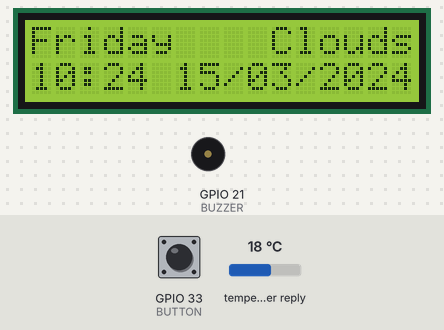
The program below on a simulated ESP32. Parts: 16×2 character LCD, buzzer (waves = sounding, pin HIGH). The test bench sets the inputs (shaded band); at power-on: GPIO 33 (BUTTON) LOW, temperature in the weather reply 18 °C. WiFi joins after 1.5 s; servers stay silent unless stated; the local clock reads 2024-03-15 10:24:30 at power-on unless the program sets it; web services answer with replies made up by the test bench; what the program prints to the serial monitor is not drawn.

Above: at 4.4 s.
4.5 s: GPIO 33 (BUTTON) pulled HIGH for 0.15 s
At 5.8 s:
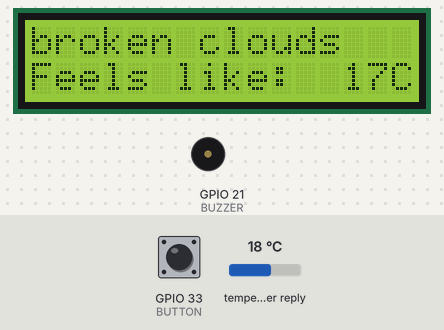
7.6 s: GPIO 33 (BUTTON) pulled HIGH for 1 s
At 8.2 s:
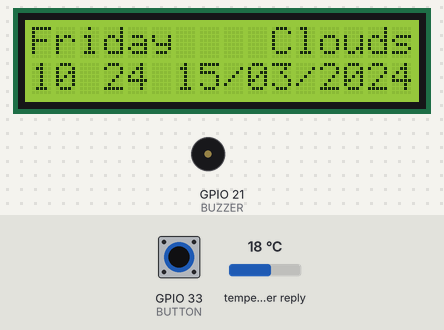
11.6 s: GPIO 33 (BUTTON) pulled HIGH for 0.15 s
At 14.1 s:
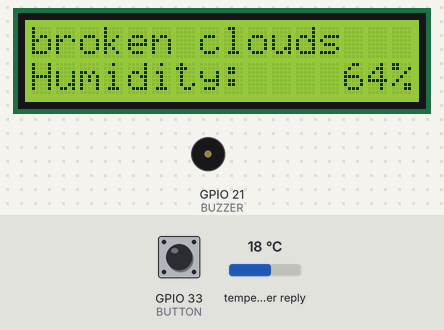
14.7 s: GPIO 33 (BUTTON) pulled HIGH for 3.2 s
At 15.5 s:
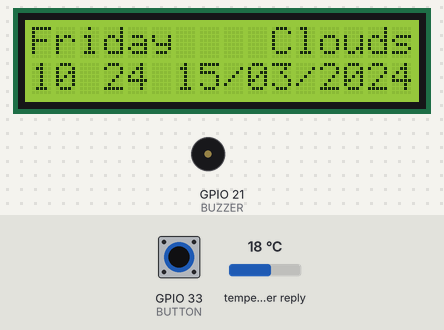
20.9 s: GPIO 33 (BUTTON) pulled HIGH for 0.15 s
At 26.2 s:
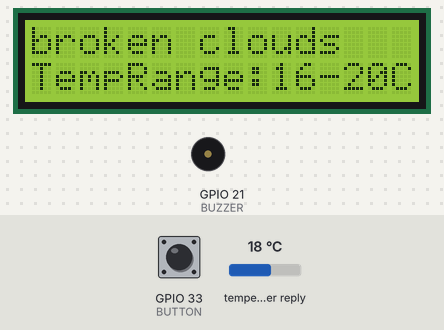
Timing chart, 0 to 27.7 s (numbered marks = the images above; inputs shaded):
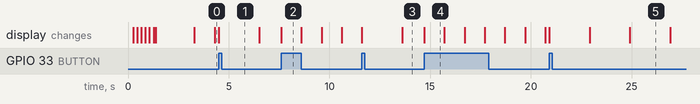

The program:

main.cpp
```cpp
#include <Arduino.h>
#include <LiquidCrystal.h>
#include <Wifi.h>
#include <HTTPClient.h>
#include <ArduinoJson.h>

#define LCD_RS 22
#define LCD_E 23
#define LCD_D4 14
#define LCD_D5 15
#define LCD_D6 16
#define LCD_D7 17

#define BUZZER 21

#define BUTTON 33

const char *ssid = "SSID";
const char *password = "Password";

// NOTE : Set time zone here (https://timeapi.io/api/timezone/availabletimezones)
String timeApi = "https://timeapi.io/api/time/current/zone?timeZone=Europe%2FLondon";

// NOTE : Set lat, lon and API key here (https://home.openweathermap.org/api_keys)
const char *weatherApi = "https://api.openweathermap.org/data/2.5/weather?lat={lat}&lon={lon}&appid={API key}&units=metric";

struct Alarm {
  bool silenced;
  bool weekends;
  int hour, minute;
  String name;
};

enum Page {
  TIME,
  WEATHER,
  PAGE_COUNT,
};

std::vector<Alarm> alarms = {
  Alarm{ .weekends = false, .hour = 7, .name = "WAKE UP WAKE UP WAKE UP" },
  Alarm{ .weekends = true, .hour = 22, .minute = 30, .name = "Bedtime" }
};
Alarm *currentAlarm = nullptr;
Page page = TIME;

int year, month, day, hour, minute, seconds, milliseconds;
String dayOfWeek;

String weather;
String weatherDesc;
int tempMin, tempMax, tempFeelsLike, humidity;

void updateTime();
void displayTime();
void tick();
int daysInMonth();

void updateWeather();
void resetWeatherPage();
void displayWeather();

void resetDisplayAlarm();
void checkAlarms();
void displayAlarm();

LiquidCrystal lcd(LCD_RS, LCD_E, LCD_D4, LCD_D5, LCD_D6, LCD_D7);

void setup() {
  Serial.begin(9600);
  Serial.println("Hello, world!");

  lcd.begin(16, 2);
  lcd.clear();
  lcd.setCursor(0, 0);
  lcd.cursor();
  String greeting = "Hello, world!";
  for (auto c : greeting) {
    lcd.print(c);
    delay(100);
  }
  lcd.setCursor(0, 1);
  lcd.print("Connecting...");
  lcd.blink();
  lcd.noCursor();

  pinMode(BUZZER, OUTPUT);
  pinMode(BUTTON, INPUT);

  WiFi.begin(ssid, password);
  Serial.printf("Connecting to network %s", ssid);
  while (WiFi.status() != WL_CONNECTED) {
    delay(100);
    Serial.print(".");
  }
  Serial.println("");
  Serial.print("Connected to WiFi network with IP Address: ");
  Serial.println(WiFi.localIP());

  while (dayOfWeek == nullptr) {
    updateTime();
  }
  while (weather == nullptr) {
    updateWeather();
  }

  lcd.clear();
  lcd.noBlink();
}

int prevTime = 0;
int refreshRate = 3600000, refreshTimer = 0;
int currBtn, prevBtn;

void playRingtone();

void loop() {
  refreshTimer += millis() - prevTime;
  tick();

  if (refreshTimer >= refreshRate) {
    Serial.println("Refreshing data...");
    updateWeather();
    updateTime();
    Serial.println("Data refreshed");
    refreshTimer = 0;
  }

  prevBtn = currBtn;
  currBtn = digitalRead(BUTTON);

  if (currentAlarm == nullptr) {
    if (currBtn && !prevBtn) {
      page = static_cast<Page>((page + 1) % PAGE_COUNT);
      lcd.clear();
      resetWeatherPage();
    }

    checkAlarms();

    switch (page) {
    case TIME:
      displayTime();
      break;
    case WEATHER:
      displayWeather();
      break;
    }
  } else {
    displayAlarm();
    playRingtone();
    if (currBtn && !prevBtn) {
      currentAlarm->silenced = true;
      noTone(BUZZER);
      currentAlarm = nullptr;
    }
  }

  prevTime = millis();
}

void updateTime() {
  Serial.println("Fetching time");
  if (WiFi.status() != WL_CONNECTED) {
    Serial.println("Failed to update time: no connection");
    return;
  }

  HTTPClient http;
  http.begin(timeApi);

  if (http.GET() <= 0) {
    Serial.println("Failed to update time: HTTP GET failed");
    return;
  }

  String payload = http.getString();
  JsonDocument doc;
  DeserializationError error = deserializeJson(doc, payload);

  if (error) {
    Serial.println("Failed to update time: deserializeJson() failed: ");
    Serial.println(error.f_str());
    return;
  }

  year = doc["year"];
  month = doc["month"];
  day = doc["day"];
  hour = doc["hour"];
  minute = doc["minute"];
  seconds = doc["seconds"];
  milliseconds = doc["milliseconds"];
  dayOfWeek = doc["dayOfWeek"].as<String>();

  Serial.println("Successfully updated time");
}

bool colonVisible = true;
int lastBlink = 0, blinkInterval = 1000;

void displayTime() {
  if (millis() - lastBlink >= blinkInterval) {
    colonVisible = !colonVisible;
    lastBlink = millis();
    lcd.clear();
  }

  lcd.setCursor(0, 0);
  lcd.print(dayOfWeek);

  lcd.setCursor(0, 1);
  if (colonVisible)
    lcd.printf("%02d:%02d %02d/%02d/%d", hour, minute, day, month, year);
  else
    lcd.printf("%02d %02d %02d/%02d/%d", hour, minute, day, month, year);

  lcd.setCursor(16 - weather.length(), 0);
  lcd.print(weather);
}

int daysInMonth() {
  int days[] = {31, 28, 31, 30, 31, 30, 31, 31, 30, 31, 30, 31};

  if (month == 2) {
    int leap = (year % 4 == 0 && year % 100 != 0) || (year % 400 == 0);
    return leap ? 29 : 28;
  }

  return days[month - 1];
}

int prevMillis;
void tick() {
  milliseconds += millis() - prevMillis;

  if (milliseconds >= 1000) {
    seconds++;
    milliseconds = 0;
  }
  if (seconds >= 60) {
    minute++;
    seconds = 0;
  }
  if (minute >= 60) {
    hour++;
    minute = 0;
  }
  if (hour >= 24) {
    day++;
    hour = 0;
  }
  if (day > daysInMonth()) {
    month++;
    day = 1;
  }
  if (month > 12) {
    year++;
    month = 1;
  }

  prevMillis = millis();
}

void updateWeather() {
  Serial.println("Fetching weather...");
  if (WiFi.status() != WL_CONNECTED) {
    Serial.println("Failed to update weather: no connection");
    return;
  }

  HTTPClient http;
  http.begin(weatherApi);

  if (http.GET() <= 0) {
    Serial.println("Failed to update weather: HTTP GET failed");
    return;
  }

  String payload = http.getString();
  JsonDocument doc;
  DeserializationError error = deserializeJson(doc, payload);

  if (error) {
    Serial.println("Failed to update time: deserializeJson() failed: ");
    Serial.println(error.f_str());
    return;
  }

  weather = doc["weather"][0]["main"].as<String>();
  weatherDesc = doc["weather"][0]["description"].as<String>();
  tempMin = doc["main"]["temp_min"];
  tempMax = doc["main"]["temp_max"];
  tempFeelsLike = doc["main"]["feels_like"];
  humidity = doc["main"]["humidity"];

  Serial.println("Successfully updated weather");
}

enum WeatherInfo {
  RANGE,
  FEELS_LIKE,
  HUMIDITY,
  WEATHERINFO_COUNT // helper value for cycling
};

WeatherInfo weatherPage = RANGE;
int lastWeatherPageUpdate = 0, weatherPageUpdateInterval = 2000;
int weatherScrollIndex = 0, lastWeatherScroll = 0, weatherScrollInterval = 300;

void resetWeatherPage() {
  weatherPage = RANGE;
  lastWeatherPageUpdate = 0;
  weatherScrollIndex = 0;
  lastWeatherScroll = 0;
}

void displayWeather() {
  if (millis() - lastWeatherPageUpdate >= weatherPageUpdateInterval) {
    lastWeatherPageUpdate = millis();

    // cycle to next enum value
    weatherPage = static_cast<WeatherInfo>((weatherPage + 1) % WEATHERINFO_COUNT);

    lcd.clear();
  }

  lcd.setCursor(0, 0);
  if (weatherDesc.length() <= 16) {
    lcd.print(weatherDesc);
  } else {
    String padded = weatherDesc + "   ";
    if (millis() - lastWeatherScroll >= weatherScrollInterval) {
      char buf[17];
      for (int i = 0; i < 16; i++)
        buf[i] = padded[(weatherScrollIndex + i) % padded.length()]; // modulo to wrap back to start of string
      buf[16] = '\0';

      lcd.clear();
      lcd.print(buf);

      weatherScrollIndex = (weatherScrollIndex + 1) % padded.length();

      lastWeatherScroll = millis();
    }
  }

  lcd.setCursor(0, 1);

  switch (weatherPage) {
  case RANGE:
    lcd.printf("TempRange:%d-%dC", tempMin, tempMax);
    break;
  case FEELS_LIKE:
    lcd.printf("Feels like:  %dC", tempFeelsLike);
    break;
  case HUMIDITY:
    lcd.print("Humidity:");
    lcd.setCursor(16 - std::to_string(humidity).length() - 1, 1);
    lcd.printf("%d%%", humidity);
    break;
  }
}

#define D 294
#define DSHARP 311
#define E 330
#define G 392
#define A 440

struct Note {
  int freq;
  int duration; // ms
};

Note melody[] = {
  { D, 250 }, { DSHARP, 250 }, { E, 500 },
  { G, 250 }, { E, 250 }, { G, 250 }, { E, 250 },
  { E, 250 }, { DSHARP, 250 }, { D, 250 }, { A, 250 },
  { D, 250 }, { D, 500 }, { A, 250 },
};

const int melodyLength = sizeof(melody) / sizeof(Note);

int currentNote = 0;
unsigned long lastNote = 0;
bool playing = false;

void playRingtone() {
  if (!playing) {
    tone(BUZZER, melody[0].freq);   // no duration
    lastNote = millis();
    playing = true;
    currentNote = 0;
  }

  if (playing && (millis() - lastNote >= melody[currentNote].duration)) {
    currentNote++;
    if (currentNote < melodyLength) {
      tone(BUZZER, melody[currentNote].freq);  // play next note
      lastNote = millis();
    } else {
      noTone(BUZZER); // end of melody
      playing = false;
    }
  }
}

void checkAlarms() {
  for (auto &alarm : alarms) {
    if (alarm.silenced) {
      if (hour - alarm.hour >= 1)
        alarm.silenced = false;
      continue;
    }
    if (alarm.hour != hour || alarm.minute != minute)
      continue;
    if (!alarm.weekends && (dayOfWeek == "Sunday" || dayOfWeek == "Saturday"))
      continue;
    currentAlarm = &alarm;
    resetDisplayAlarm();
  }
}

float lateSeconds;
int alarmScrollIndex = 0, lastAlarmScroll = 0, alarmScrollInterval = 300, lastAlarmTime = 0;

void resetDisplayAlarm() {
  Serial.println("Here");
  lateSeconds = 0;
  alarmScrollIndex = 0;
  lastAlarmScroll = 0;
  lastAlarmTime = millis();
}

void displayAlarm() {
  lateSeconds += (millis() - lastAlarmTime) / 1000.0;

  if (millis() - lastBlink >= blinkInterval) {
    colonVisible = !colonVisible;
    lastBlink = millis();
    lcd.clear();
  }

  lcd.setCursor(0, 0);
  if (currentAlarm->name.length() <= 16) {
    lcd.print(currentAlarm->name);
  } else {
    String padded = currentAlarm->name + "   ";
    if (millis() - lastAlarmScroll >= alarmScrollInterval) {
      char buf[17];

      for (int i = 0; i < 16; i++)
        buf[i] = padded[(i + alarmScrollIndex) % padded.length()];

      buf[16] = '\0';

      lcd.clear();
      lcd.print(buf);

      alarmScrollIndex++;
      lastAlarmScroll = millis();
    }
  }

  lcd.setCursor(0, 1);
  if (colonVisible)
    lcd.printf("%02d:%02d (%.0f)", hour, minute, lateSeconds);
  else
    lcd.printf("%02d %02d (%.0f)", hour, minute, lateSeconds);

  lastAlarmTime = millis();
}
```

Measured:
- after the input at 4.5 s, the display: changes at once (image 1)
- after the input at 7.6 s, the display: changes at once (image 2)
- after the input at 11.6 s, the display: first changes at once (image 3 shows a later state)
- after the input at 14.7 s, the display: changes at once (image 4)
- after the input at 20.9 s, the display: first changes at once (image 5 shows a later state)
- what the display in image 4 shows lasts 1.0 s, from 14.7 s to 15.7 s
